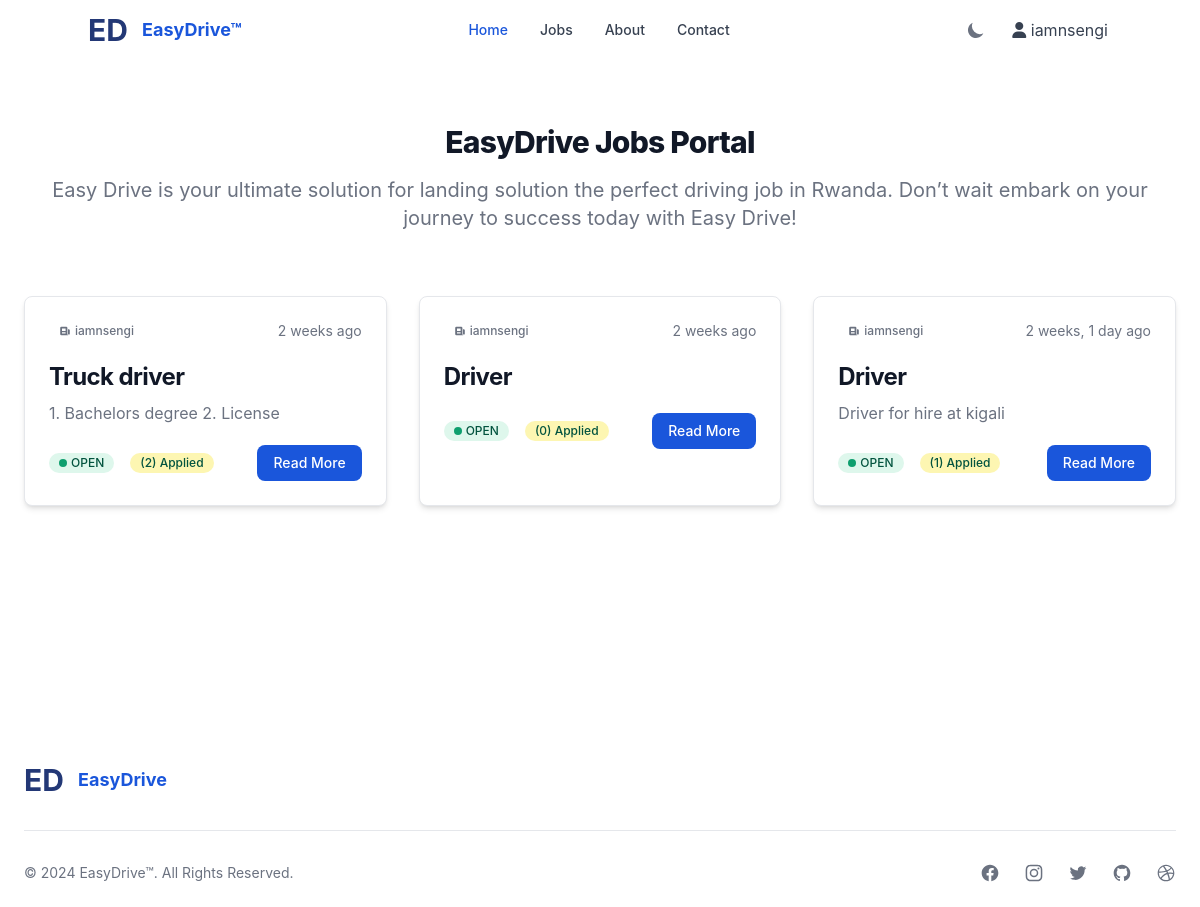
Page /jobs/ (signed in) on the earlier database version.
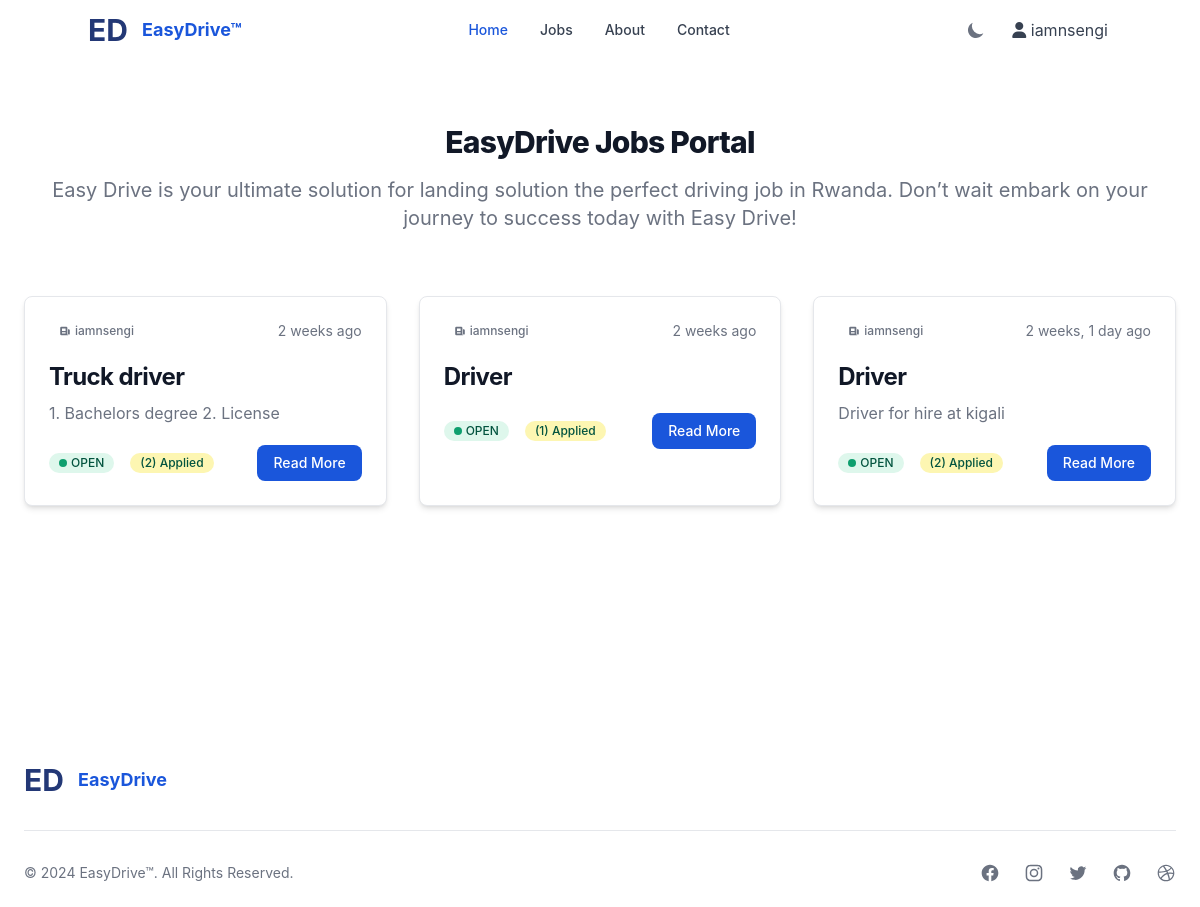
Same page on the later database version.
### MainApp/models.py (models this page shows, shortened)
class Job(models.Model):
    OPEN = 'open'
    CLOSED = 'closed'
    STATUS_CHOICES = [
        (OPEN, 'Open'),
        (CLOSED, 'Closed'),
    ]
    FULLTIME = 'full-time'
    PARTTIME = 'part-time'
    CONTRACT = 'contract'
    TYPE_CHOICES = [
        (FULLTIME, 'full-time'),
        (PARTTIME, 'part-time'),
        (CONTRACT, 'contract'),
    ]
    creator = models.ForeignKey(User, on_delete=models.CASCADE)
    title = models.CharField(max_length=255, default="")
    location = models.CharField(max_length=255, default="")
    description = models.TextField()
    requirements = models.TextField(null=True, blank=True)
    applicants = models.IntegerField(default=0)
    type = models.CharField(max_length=10, choices=TYPE_CHOICES, default=FULLTIME)
    status = models.CharField(max_length=10, choices=STATUS_CHOICES, default=OPEN)
    created_at = models.DateTimeField(auto_now_add=True)
    updated_at = models.DateTimeField(auto_now=True)
    class Meta:
        ordering = ['-created_at']

### MainApp/views.py (the view)
# urls.py: path('jobs/',Jobs.as_view()),
class Jobs(LoginRequiredMixin,View):
    def get(self,request):
        jobs = Job.objects.filter(status = 'open').all()
        context={
                'jobs':jobs
            }
        return render(request,'jobs.html',context)

### MainApp/templates/jobs.html (shortened to what this page needs)
{% extends 'base.html' %} {% load static %}
{% load humanize %} {% block content%} {% include 'navbar.html'%}
<section class="bg-white dark:bg-gray-900">
  <div class="py-8 px-4 mx-auto max-w-screen-xl lg:py-16 lg:px-6">
    <div class="mx-auto max-w-screen-sm text-center lg:mb-16 mb-8">
      <h2
        class="mb-4 text-3xl lg:text-4xl tracking-tight font-extrabold text-gray-900 dark:text-white"
      >
        EasyDrive Jobs Portal
      </h2>
      <p class="font-light text-gray-500 sm:text-xl dark:text-gray-400">
        Easy Drive is your ultimate solution for landing solution the perfect
        driving job in Rwanda. Don’t wait embark on your journey to success
        today with Easy Drive!
      </p>
    </div>
    <div class="grid gap-8 lg:grid-cols-3">
      {% for job in jobs %}
      <article
        class="p-6 bg-white rounded-lg border border-gray-200 shadow-md dark:bg-gray-800 dark:border-gray-700"
      >
        <div class="flex justify-between items-center mb-5 text-gray-500">
          <span
            class="bg-primary-100 text-primary-800 text-xs font-medium inline-flex items-center px-2.5 py-0.5 rounded dark:bg-primary-200 dark:text-primary-800"
          >
            <svg
              class="mr-1 w-3 h-3"
              fill="currentColor"
              viewBox="0 0 20 20"
              xmlns="http://www.w3.org/2000/svg"
            >
              <path
                fill-rule="evenodd"
                d="M2 5a2 2 0 012-2h8a2 2 0 012 2v10a2 2 0 002 2H4a2 2 0 01-2-2V5zm3 1h6v4H5V6zm6 6H5v2h6v-2z"
                clip-rule="evenodd"
              ></path>
              <path d="M15 7h1a2 2 0 012 2v5.5a1.5 1.5 0 01-3 0V7z"></path>
            </svg>
            {{job.creator}}
          </span>
          <span class="text-sm">{{ job.created_at|naturaltime }}</span>
        </div>
        <h2
          class="mb-2 text-2xl font-bold tracking-tight text-gray-900 dark:text-white"
        >
          <a href="#">{{job.title}}</a>
        </h2>
        <p class="mb-5 font-light text-gray-500 dark:text-gray-400">
          {{job.description}}
        </p>
        <div class="flex justify-between items-center">
          <div class="flex items-center space-x-4">
            {% if job.status == 'open' %}
            <span
              class="inline-flex items-center bg-green-100 text-green-800 text-xs font-medium px-2.5 py-0.5 rounded-full dark:bg-green-900 dark:text-green-300"
            >
              <span class="w-2 h-2 me-1 bg-green-500 rounded-full"></span>
              {{job.status|upper}}
            </span>
            {% endif %}
            <span
              class="inline-flex items-center bg-yellow-100 text-green-800 text-xs font-medium px-2.5 py-0.5 rounded-full dark:bg-yellow-900 dark:text-yellow-300"
              >({{job.applicants}}) Applied
            </span>
          </div>
          <a
            href="/job/{{job.id}}"
            class="ml-10 bg-blue-700 w- text-white flex hover:bg-blue-800 focus:ring-4 focus:ring-blue-300 font-medium rounded-lg text-sm px-4 py-2 dark:bg-blue-600 dark:hover:bg-blue-700 focus:outline-none dark:focus:ring-blue-800"
          >
            Read More
          </a>
        </div>
      </article>
      {% endfor %}
    </div>
  </div>
</section>
<div class="pt-36">&nbsp;</div>
{% include 'footer.html'%} {% endblock %}

### MainApp/templates/base.html (shortened to what this page needs)
{% load static %}
<!DOCTYPE html>
<html lang="en">
  <head>
    <link
      href="https://cdn.jsdelivr.net/npm/flowbite@2.4.1/dist/flowbite.min.css"
      rel="stylesheet"
    />
    <link
      rel="stylesheet"
      href="https://cdnjs.cloudflare.com/ajax/libs/font-awesome/6.5.2/css/all.min.css"
    />
    <link
      rel="stylesheet"
      href="https://cdn.jsdelivr.net/simplemde/latest/simplemde.min.css"
    />
  </head>
  <body class="bg-white dark:bg-gray-800">
    {% block content%} {% endblock%}
  </body>
</html>

### MainApp/templates/navbar.html (shortened to what this page needs)
<nav
  class="bg-white border-gray-200 px-2 sm:px-4 py-2.5 rounded dark:bg-gray-800"
>
  <div class="container mx-auto flex flex-wrap items-center justify-between">
    <a href="/" class="flex">
      <span
        class="self-center text-3xl text-blue-900 font-bold whitespace-nowrap dark:text-white"
        >ED &nbsp;</span
      >
      <span
        class="self-center text-lg text-blue-700 font-bold whitespace-nowrap dark:text-white"
        >EasyDrive™</span
      >
    </a>
    <div class="flex md:order-2 items-center space-x-4">
      <button
        id="theme-toggle"
        type="button"
        class="text-gray-500 dark:text-gray-400 hover:bg-gray-100 dark:hover:bg-gray-700 focus:outline-none focus:ring-4 focus:ring-gray-200 dark:focus:ring-gray-700 rounded-lg text-sm p-2.5"
      >
        <svg
          id="theme-toggle-dark-icon"
          class="w-5 h-5 hidden"
          fill="currentColor"
          viewBox="0 0 20 20"
          xmlns="http://www.w3.org/2000/svg"
        >
          <path
            d="M17.293 13.293A8 8 0 016.707 2.707a8.001 8.001 0 1010.586 10.586z"
          ></path>
        </svg>
      </button>
      {% if request.user.is_authenticated %}
      <div class="relative">
        <button
          class="inline-flex items-center h-full text-gray-700 dark:text-gray-300"
        >
          <span class="mr-1">
            <i class="fa fa-user"></i>
            {{request.user}}</span
          >
        </button>
      </div>
      {% endif %}
    </div>
    <div
      class="hidden md:flex justify-between items-center w-full md:w-auto md:order-1"
      id="mobile-menu-4"
    >
      <ul
        class="flex-col md:flex-row flex md:space-x-8 mt-4 md:mt-0 md:text-sm md:font-medium"
      >
        <li>
          <a
            href="/"
            class="bg-blue-700 md:bg-transparent text-white block pl-3 pr-4 py-2 md:text-blue-700 md:p-0 rounded dark:text-white"
            aria-current="page"
            >Home</a
          >
        </li>
        {% if request.user.is_authenticated %}
        <li>
          <a
            href="/jobs"
            class="text-gray-700 hover:bg-gray-50 border-b border-gray-100 md:hover:bg-transparent md:border-0 block pl-3 pr-4 py-2 md:hover:text-blue-700 md:p-0 dark:text-gray-400 dark:hover:bg-gray-700 dark:hover:text-white md:dark:hover:bg-transparent dark:border-gray-700"
            >Jobs</a
          >
        </li>
        {% endif %}
        <li>
          <a
            href="/#about"
            class="text-gray-700 hover:bg-gray-50 border-b border-gray-100 md:hover:bg-transparent md:border-0 block pl-3 pr-4 py-2 md:hover:text-blue-700 md:p-0 dark:text-gray-400 dark:hover:bg-gray-700 dark:hover:text-white md:dark:hover:bg-transparent dark:border-gray-700"
            >About</a
          >
        </li>
        <li>
          <a
            href="/#contact"
            class="text-gray-700 hover:bg-gray-50 border-b border-gray-100 md:hover:bg-transparent md:border-0 block pl-3 pr-4 py-2 md:hover:text-blue-700 md:p-0 dark:text-gray-400 dark:hover:bg-gray-700 dark:hover:text-white md:dark:hover:bg-transparent dark:border-gray-700"
            >Contact</a
          >
        </li>
      </ul>
    </div>
  </div>
</nav>

### MainApp/templates/footer.html (shortened to what this page needs)
<footer class="p-4 bg-white sm:p-6 dark:bg-gray-800">
  <div class="mx-auto max-w-screen-xl">
    <div class="md:flex md:justify-between">
      <div class="mb-6 md:mb-0">
        <a href="#" class="flex">
          <span
            class="self-center text-3xl text-blue-900 font-bold whitespace-nowrap dark:text-white"
            >ED &nbsp;</span
          >
          <span
            class="self-center text-lg text-blue-700 font-bold whitespace-nowrap dark:text-white"
            >EasyDrive</span
          >
        </a>
      </div>
    </div>
    <hr class="my-6 border-gray-200 sm:mx-auto dark:border-gray-700 lg:my-8" />
    <div class="sm:flex sm:items-center sm:justify-between">
      <span class="text-sm text-gray-500 sm:text-center dark:text-gray-400"
        >© 2024
        <a href="https://flowbite.com" class="hover:underline">EasyDrive™</a>.
        All Rights Reserved.
      </span>
      <div class="flex mt-4 space-x-6 sm:justify-center sm:mt-0">
        <a
          href="#"
          class="text-gray-500 hover:text-gray-900 dark:hover:text-white"
        >
        </a>
        <a
          href="#"
          class="text-gray-500 hover:text-gray-900 dark:hover:text-white"
        >
        </a>
        <a
          href="#"
          class="text-gray-500 hover:text-gray-900 dark:hover:text-white"
        >
        </a>
        <a
          href="#"
          class="text-gray-500 hover:text-gray-900 dark:hover:text-white"
        >
        </a>
        <a
          href="#"
          class="text-gray-500 hover:text-gray-900 dark:hover:text-white"
        >
        </a>
      </div>
    </div>
  </div>
</footer>

Differences in the rows shown:
changed Job (number 2 of 3 on the later page): applicants "0" → "1"
changed Job "Driver for hire at kigali": applicants "1" → "2"
